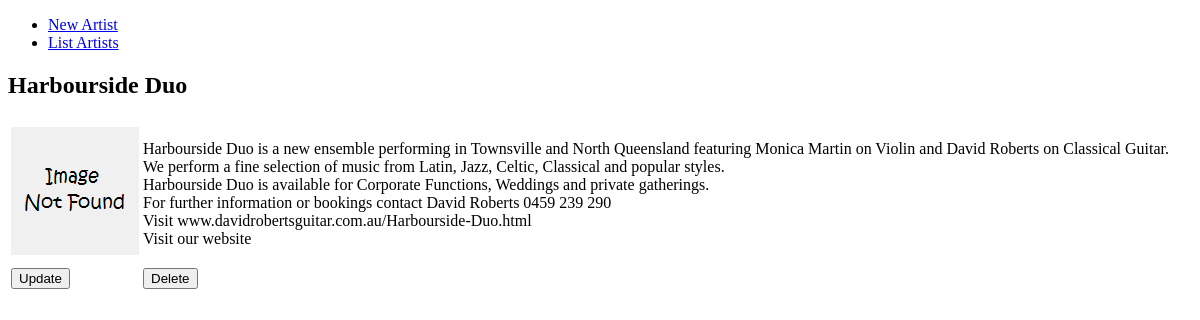
Page /artist/view.php?id=45 on the committed database.
### tables this page shows
CREATE TABLE `artists` (
	`id`	INTEGER NOT NULL PRIMARY KEY AUTOINCREMENT UNIQUE,
	`name`	TEXT NOT NULL,
	`image`	TEXT NOT NULL,
	`info`	TEXT NOT NULL,
	`is_featured`	INTEGER NOT NULL
);

### artist/view.php (the view, shortened to what this page needs)
<?php
include("../include/utils.php");
include("../include/connect.php");
$sql = $dbh->prepare("SELECT * from artists where id=:id");
$sql->bindValue(":id", $_REQUEST["id"]);
$sql->execute();
$row = $sql->fetch();
$name = $row['name'];
include("../include/header.php");
?>
<h2><?php echo $name; ?></h2>
<form class="artistDisplay" name="artist" method="post" action="<?php echo getLink('/artists/'); ?>">
    <table>
        <tr>
            <td rowspan=2><?php echo getImageElement($row['image']); ?></td>
        </tr>
        <tr>
            <td><p><?php echo str_replace("\n", "<br/>", $row['info']); ?></p></td>
        </tr>
        <tr>
            <td><input type="submit" name="submit" value="Update" class="updateButton"></td>
            <td><input type="submit" name="submit" value="Delete" class="deleteButton"></td>
        </tr>
    </table>
</form>
<?php
    include("../include/footer.php");
?>

### rows in the picture
artists: name "Harbourside Duo", info "Harbourside Duo is a new ensemble performing in Townsville and North Queensland featuring Monica Martin on Violin and David Roberts on Classical Guitar. We perform a fine selection of music from Latin, Jazz, Celtic, Classical and popular styles. Harbourside Duo is available for Corporate Functions, Weddings and private gatherings. For further information or bookings contact David Roberts 0459 239 290 Visit www.davidrobertsguitar.com.au/Harbourside-Duo.html Visit our website"
